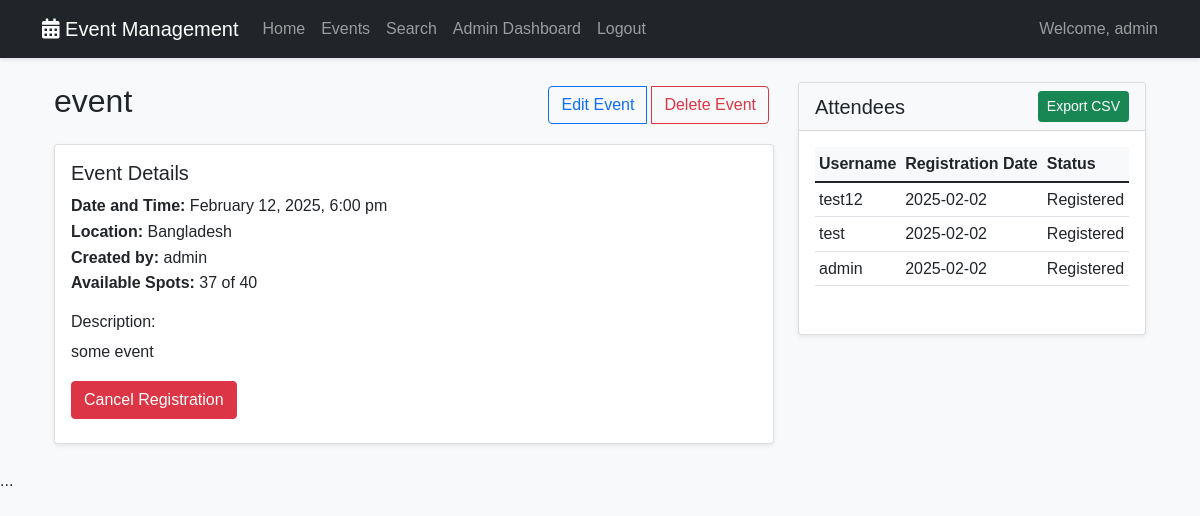
Screenshot of /event_details.php?id=15 (signed in) with the database file from the repository.
### tables this page shows
CREATE TABLE `events` (
  `id` int(11) NOT NULL,
  `created_by` int(11) NOT NULL,
  `title` varchar(255) NOT NULL,
  `description` text DEFAULT NULL,
  `event_date` datetime NOT NULL,
  `location` varchar(255) NOT NULL,
  `max_capacity` int(11) NOT NULL,
  `created_at` timestamp NOT NULL DEFAULT current_timestamp(),
  `updated_at` timestamp NULL DEFAULT NULL
);

CREATE TABLE `users` (
  `id` int(11) NOT NULL,
  `username` varchar(50) NOT NULL,
  `email` varchar(100) NOT NULL,
  `password` varchar(255) NOT NULL,
  `is_admin` tinyint(1) DEFAULT 0,
  `created_at` timestamp NOT NULL DEFAULT current_timestamp(),
  `last_login` timestamp NULL DEFAULT NULL
);

CREATE TABLE `attendees` (
  `id` int(11) NOT NULL,
  `event_id` int(11) NOT NULL,
  `user_id` int(11) NOT NULL,
  `registration_date` timestamp NOT NULL DEFAULT current_timestamp(),
  `status` enum('registered','cancelled') NOT NULL DEFAULT 'registered'
);

### includes/functions.php (called while the page is built, shortened)
<?php
function is_authenticated() {
    return isset($_SESSION['user_id']);
}
function is_admin() {
    return isset($_SESSION['is_admin']) && $_SESSION['is_admin'] === true;
}
function generate_csrf_token() {
    return $_SESSION['csrf_token'];
}
?>

### event_details.php (the view, shortened to what this page needs)
<?php
require_once 'includes/functions.php';
$event_id = (int)$_GET['id'];
try {
    $db = Database::getInstance()->getConnection();
    $stmt = $db->prepare("
        SELECT e.*, u.username as creator_name,
        (SELECT COUNT(*) FROM attendees WHERE event_id = e.id AND status = 'registered') as current_attendees  -- Filter by 'registered' status for count!
        FROM events e
        LEFT JOIN users u ON e.created_by = u.id
        WHERE e.id = ?
    ");
    $stmt->execute([$event_id]);
    $event = $stmt->fetch(PDO::FETCH_ASSOC);
    $is_registered = false;
    if (is_authenticated()) {
        $stmt = $db->prepare("
            SELECT id FROM attendees
            WHERE event_id = ? AND user_id = ? AND status = 'registered' -- Filter by 'registered' status!
        ");
        $stmt->execute([$event_id, $_SESSION['user_id']]);
        $is_registered = $stmt->rowCount() > 0;
    }
    $show_attendees = false;
    $attendees = [];
    if (is_authenticated() && (is_admin() || $_SESSION['user_id'] == $event['created_by'])) {
        $show_attendees = true;
        $stmt = $db->prepare("
          SELECT u.username, u.email, a.registration_date, a.status
          FROM attendees a
          JOIN users u ON a.user_id = u.id
          WHERE a.event_id = ? AND a.status = 'registered' -- **CRUCIAL: Filter by 'registered' status for initial load!**
          ORDER BY a.registration_date ASC
      ");
        $stmt->execute([$event_id]);
        $attendees = $stmt->fetchAll(PDO::FETCH_ASSOC);
    }
} catch (PDOException $e) {
    error_log("Event details error: " . $e->getMessage());
    $error = "An error occurred while fetching event details.";
}
?>
<?php require_once 'includes/header.php'; ?>
<div class="container">
    <?php if (isset($event)): ?>
        <div class="row">
            <div class="col-md-8">
                <div class="d-flex justify-content-between align-items-center mb-3">
                    <h2><?php echo htmlspecialchars($event['title']); ?></h2>
                    <?php if (is_authenticated() && ($_SESSION['user_id'] == $event['created_by'] || is_admin())): ?>
                        <div class="btn-group">
                            <button type="button" class="btn btn-outline-primary" onclick="showEditForm(<?php echo $event_id; ?>)">
                                Edit Event
                            </button>
                            <button type="button" class="btn btn-outline-danger" onclick="confirmDelete(<?php echo $event_id; ?>)">
                                Delete Event
                            </button>
                        </div>
                    <?php endif; ?>
                </div>
                <div class="card mb-4">
                    <div class="card-body">
                        <h5 class="card-title">Event Details</h5>
                        <p class="card-text">
                            <strong>Date and Time:</strong> <?php echo date('F j, Y, g:i a', strtotime($event['event_date'])); ?><br>
                            <strong>Location:</strong> <?php echo htmlspecialchars($event['location']); ?><br>
                            <strong>Created by:</strong> <?php echo htmlspecialchars($event['creator_name']); ?><br>
                            <strong class="event-capacity-<?php echo $event_id; ?>">Available Spots:</strong> <?php echo $event['max_capacity'] - $event['current_attendees']; ?>
                            of <?php echo $event['max_capacity']; ?>
                        </p>
                        <div class="description">
                            <h6>Description:</h6>
                            <p><?php echo nl2br(htmlspecialchars($event['description'])); ?></p>
                        </div>
                        <?php if (is_authenticated()): ?>
                            <div id="registration-area-<?php echo $event_id; ?>" class="mt-3">
                                <div id="registration-button-<?php echo $event_id; ?>">
                                    <?php if (!$is_registered): ?>
                                        <?php if ($event['current_attendees'] < $event['max_capacity']): ?>
                                            <button type="button" class="btn btn-primary register-event-btn" data-event-id="<?php echo $event_id; ?>" data-csrf="<?php echo generate_csrf_token(); ?>" data-action="register">
                                                Register for Event
                                            </button>
                                        <?php else: ?>
                                            <button type="button" class="btn btn-secondary" disabled>Event Full</button>
                                        <?php endif; ?>
                                    <?php else: ?>
                                        <button type="button" class="btn btn-danger register-event-btn" data-event-id="<?php echo $event_id; ?>" data-csrf="<?php echo generate_csrf_token(); ?>" data-action="cancel">
                                            Cancel Registration
                                        </button>
                                    <?php endif; ?>
                                </div>
                            </div>
                        <?php else: ?>
                            <a href="login.php" class="btn btn-primary">Login to Register</a>
                        <?php endif; ?>
                    </div>
                </div>
            </div>
            <?php if ($show_attendees): ?>
                <div class="col-md-4">
                    <div class="card attendees-card-<?php echo $event_id; ?>">
                        <div class="card-header d-flex justify-content-between align-items-center">
                            <h5 class="mb-0">Attendees</h5>
                            <?php if (is_admin()): ?>
                                <a href="event_reports.php?export=1&event_id=<?php echo $event_id; ?>"
                                   class="btn btn-sm btn-success">Export CSV</a>
                            <?php endif; ?>
                        </div>
                        <div class="card-body">
                            <?php if (empty($attendees)): ?>
                                <p>No attendees yet.</p>
                            <?php else: ?>
                                <div class="table-responsive">
                                    <table class="table table-sm attendees-table-<?php echo $event_id; ?>">
                                        <thead>
                                        <tr>
                                            <th>Username</th>
                                            <th>Registration Date</th>
                                            <th>Status</th>
                                        </tr>
                                        </thead>
                                        <tbody>
                                        <?php foreach ($attendees as $attendee): ?>
                                            <tr>
                                                <td><?php echo htmlspecialchars($attendee['username']);?></td>
                                                <td><?php echo date('Y-m-d', strtotime($attendee['registration_date'])); ?></td>
                                                <td><?php echo ucfirst(htmlspecialchars($attendee['status'])); ?></td>
                                            </tr>
                                        <?php endforeach; ?>
                                        </tbody>
                                    </table>
                                </div>
                            <?php endif; ?>
                        </div>
                    </div>
                </div>
            <?php endif; ?>
        </div>
    <?php endif; ?>
</div>
<?php require_once 'includes/footer.php'; ?>

### includes/header.php (shortened to what this page needs)
<?php require_once 'includes/functions.php'; ?>
<!DOCTYPE html>
<html lang="en">
<head>
    <link href="https://cdn.jsdelivr.net/npm/bootstrap@5.1.3/dist/css/bootstrap.min.css" rel="stylesheet">
    <link href="assets/css/style.css" rel="stylesheet">
    <link href="https://cdnjs.cloudflare.com/ajax/libs/font-awesome/5.15.4/css/all.min.css" rel="stylesheet">
</head>
<body>
    <nav class="navbar navbar-expand-lg navbar-dark bg-dark">
        <div class="container">
            <a class="navbar-brand" href="index.php">
                <i class="fas fa-calendar-alt"></i> Event Management
            </a>
            <div class="collapse navbar-collapse" id="navbarNav">
                <ul class="navbar-nav me-auto">
                    <li class="nav-item">
                        <a class="nav-link" href="index.php">Home</a>
                    </li>
                    <li class="nav-item">
                        <a class="nav-link" href="events.php">Events</a>
                    </li>
                    <li class="nav-item">
                      <a class="nav-link" href="search.php">Search</a>
                  </li>
                    <?php if (is_authenticated()): ?>
                        <?php if (is_admin()): ?>
                            <li class="nav-item">
                                <a class="nav-link" href="admin_dashboard.php">Admin Dashboard</a>
                            </li>
                        <?php endif; ?>
                        <li class="nav-item">
                            <a class="nav-link" href="logout.php">Logout</a>
                        </li>
                    <?php endif; ?>
                </ul>
                <?php if (is_authenticated()): ?>
                    <span class="navbar-text">
                        Welcome, <?php echo htmlspecialchars($_SESSION['username']); ?>
                    </span>
                <?php endif; ?>
            </div>
        </div>
    </nav>
    <div class="container mt-4">

### includes/footer.php (shortened to what this page needs)
</div>
</body>
</html>

### assets/css/style.css (style rules this page uses)
body { font-family: 'Arial', sans-serif; line-height: 1.6; background-color: #f8f9fa; }
.navbar { box-shadow: 0 2px 4px rgba(0,0,0,.1); }
.card { box-shadow: 0 0.125rem 0.25rem rgba(0,0,0,.075); margin-bottom: 1rem; }
.card-header { background-color: #f8f9fa; border-bottom: 1px solid rgba(0,0,0,.125); }
.table-responsive { margin-bottom: 1rem; }
.table th { background-color: #f8f9fa; }
.btn-group .btn { margin-right: 5px; }

### rows the page displays
events: title "event", event_date "February 12, 2025, 6:00 pm", location "Bangladesh", created_by.username "admin", max_capacity "40", description "some event"
attendees: user.username "test12", registration_date "2025-02-02", status "Registered"
attendees: user.username "test", registration_date "2025-02-02", status "Registered"
attendees: user.username "admin", registration_date "2025-02-02", status "Registered"

### other values shown
$_SESSION['username'] "admin"
$event['max_capacity'] - $event['current_attendees'] "37"
